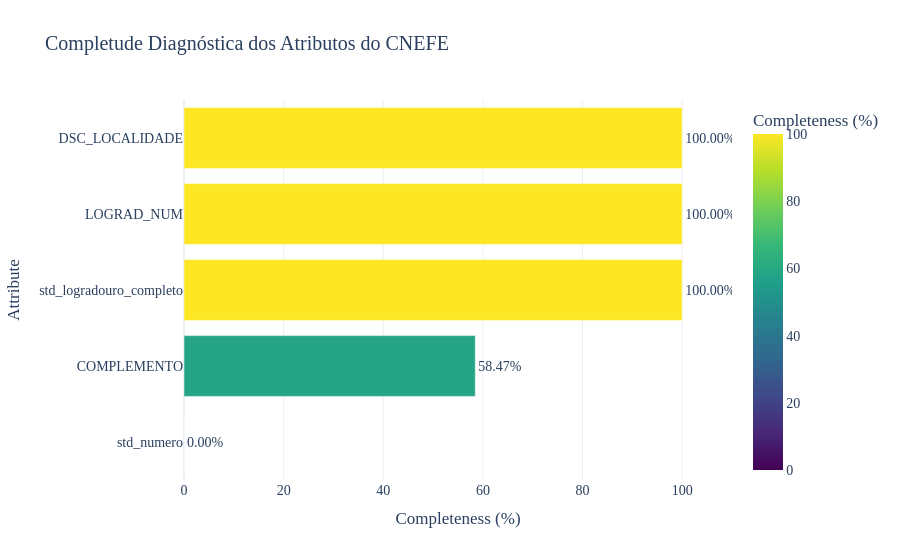

Here is the notebook cell this chart was saved with:
### Markdown cell above
### 3.1 Quantificação Interativa da Completude

### Code cell
# Calcula e tabula a completude estatística exata
df_completeness = calculate_completeness(gdf_matched, cols_to_check)
df_completeness = df_completeness.sort_values(by='Completeness (%)', ascending=True)

# Gráfico de Barras Horizontais Dinâmico usando Plotly Express
fig2 = px.bar(
    df_completeness, 
    x='Completeness (%)', 
    y='Attribute', 
    orientation='h',
    text='Completeness (%)',
    color='Completeness (%)',
    color_continuous_scale='Viridis',
    title='Completude Diagnóstica dos Atributos do CNEFE'
)

fig2.update_traces(texttemplate='%{text:.2f}%', textposition='outside')
fig2.update_layout(
    xaxis_range=[0, 110],
    template='plotly_white',
    font=dict(family="Georgia, serif", size=14)
)

fig2.show()
fig2.write_html('outputs/figures/03_completeness_bar.html', auto_play=False)
print('Gráfico interativo salvo em outputs/figures/03_completeness_bar.html')

### Figure 1 — Plotly figure (JSON) as saved in the notebook; plotly's stock layout.template omitted (floating-point values rounded to 4 significant figures)
{"data": [{"alignmentgroup": "True", "hovertemplate": "Completeness (%)=%{marker.color}<br>Attribute=%{y}<extra></extra>", "legendgroup": "", "marker": {"color": [0.0, 58.47, 100.0, 100.0, 100.0], "coloraxis": "coloraxis", "pattern": {"shape": ""}}, "name": "", "offsetgroup": "", "orientation": "h", "showlegend": false, "text": [0.0, 58.47, 100.0, 100.0, 100.0], "textposition": "outside", "texttemplate": "%{text:.2f}%", "type": "bar", "x": [0.0, 58.47, 100.0, 100.0, 100.0], "xaxis": "x", "y": ["std_numero", "COMPLEMENTO", "std_logradouro_completo", "LOGRAD_NUM", "DSC_LOCALIDADE"], "yaxis": "y"}], "layout": {"barmode": "relative", "coloraxis": {"colorbar": {"title": {"text": "Completeness (%)"}}, "colorscale": [[0.0, "#440154"], [0.1111, "#482878"], [0.2222, "#3e4989"], [0.3333, "#31688e"], [0.4444, "#26828e"], [0.5556, "#1f9e89"], [0.6667, "#35b779"], [0.7778, "#6ece58"], [0.8889, "#b5de2b"], [1.0, "#fde725"]]}, "font": {"family": "Georgia, serif", "size": 14}, "legend": {"tracegroupgap": 0}, "title": {"text": "Completude Diagnóstica dos Atributos do CNEFE"}, "xaxis": {"anchor": "y", "domain": [0.0, 1.0], "range": [0, 110], "title": {"text": "Completeness (%)"}}, "yaxis": {"anchor": "x", "domain": [0.0, 1.0], "title": {"text": "Attribute"}}}}
